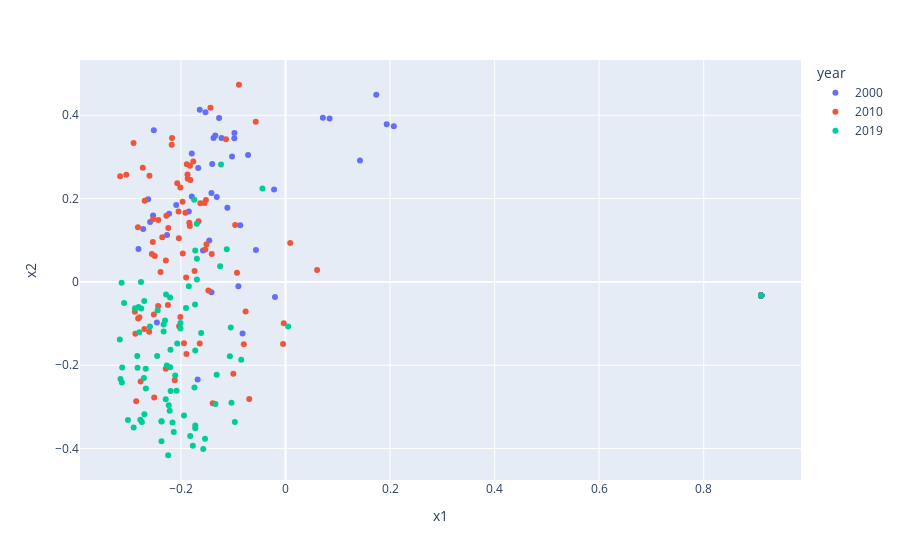

Write notebook code for a chart like this one.
### Code cell
import plotly.express as px

pcx_2000_2010_2019["year"] = pcx_2000_2010_2019["year"].astype(str) # change a legend color to Discrete form Continuous Color
fig = px.scatter(pcx_2000_2010_2019, x="x1", y="x2", color='year', hover_data=[pcx_2000_2010_2019['title'].values])
# fig.update_traces(marker=dict(size=12,
#                               line=dict(width=2,
#                                         color='DarkSlateGrey')),
#                               opacity=0.5,
#                   selector=dict(mode='markers'))
fig.show()

fig.update_layout(title=f"Comparison of 2000, 2015 and 2019 ACL papers(SBERT)")
fig.write_html(f"Comparison_2000_2010_2015_2000(SBERT).html")
